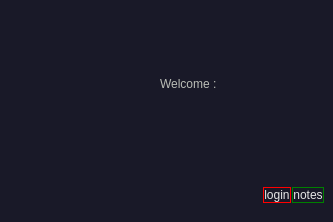
<?xml version="1.0" encoding="UTF-8"?>
<ui version="4.0">
 <class>Form</class>
 <widget class="QWidget" name="Form">
  <property name="geometry">
   <rect>
    <x>0</x>
    <y>0</y>
    <width>333</width>
    <height>222</height>
   </rect>
  </property>
  <property name="windowTitle">
   <string>Form</string>
  </property>
  <property name="styleSheet">
   <string notr="true">background-color: rgb(25, 25, 40);
border-radius:3px;</string>
  </property>
  <widget class="QWidget" name="verticalWidget" native="true">
   <property name="geometry">
    <rect>
     <x>0</x>
     <y>0</y>
     <width>333</width>
     <height>222</height>
    </rect>
   </property>
   <property name="styleSheet">
    <string notr="true">background-color: rgb(25, 25, 40);</string>
   </property>
   <layout class="QVBoxLayout" name="verticalLayout">
    <property name="spacing">
     <number>0</number>
    </property>
    <property name="leftMargin">
     <number>0</number>
    </property>
    <property name="topMargin">
     <number>0</number>
    </property>
    <property name="rightMargin">
     <number>0</number>
    </property>
    <property name="bottomMargin">
     <number>0</number>
    </property>
    <item>
     <widget class="QWidget" name="" native="true">
      <layout class="QGridLayout" name="gridLayout">
       <item row="0" column="0">
        <widget class="QSplitter" name="splitter">
         <property name="orientation">
          <enum>Qt::Horizontal</enum>
         </property>
         <property name="handleWidth">
          <number>1</number>
         </property>
         <widget class="QLabel" name="logo">
          <property name="enabled">
           <bool>false</bool>
          </property>
          <property name="minimumSize">
           <size>
            <width>100</width>
            <height>150</height>
           </size>
          </property>
          <property name="maximumSize">
           <size>
            <width>150</width>
            <height>150</height>
           </size>
          </property>
          <property name="toolTip">
           <string>&lt;html&gt;&lt;head/&gt;&lt;body&gt;&lt;p align=&quot;center&quot;&gt;&lt;br/&gt;&lt;/p&gt;&lt;/body&gt;&lt;/html&gt;</string>
          </property>
          <property name="styleSheet">
           <string notr="true">image:url(:/images/icons/note_48x48.png);
font: 55pt &quot;Ubuntu&quot;;</string>
          </property>
          <property name="lineWidth">
           <number>3</number>
          </property>
          <property name="text">
           <string>&lt;html&gt;&lt;head/&gt;&lt;body&gt;&lt;p align=&quot;center&quot;&gt;&lt;br/&gt;&lt;/p&gt;&lt;/body&gt;&lt;/html&gt;</string>
          </property>
          <property name="textFormat">
           <enum>Qt::RichText</enum>
          </property>
          <property name="alignment">
           <set>Qt::AlignHCenter|Qt::AlignTop</set>
          </property>
          <property name="wordWrap">
           <bool>false</bool>
          </property>
          <property name="margin">
           <number>-6</number>
          </property>
          <property name="indent">
           <number>3</number>
          </property>
         </widget>
         <widget class="QLabel" name="label">
          <property name="styleSheet">
           <string notr="true">font: 75 16pt &quot;Ubuntu Condensed&quot;;

color: rgb(186, 189, 182);</string>
          </property>
          <property name="text">
           <string>Welcome :</string>
          </property>
         </widget>
        </widget>
       </item>
      </layout>
     </widget>
    </item>
    <item>
     <widget class="QWidget" name="" native="true">
      <layout class="QHBoxLayout" name="horizontalLayout_3">
       <item alignment="Qt::AlignRight|Qt::AlignVCenter">
        <widget class="QFrame" name="frame">
         <property name="frameShape">
          <enum>QFrame::StyledPanel</enum>
         </property>
         <property name="frameShadow">
          <enum>QFrame::Raised</enum>
         </property>
         <layout class="QHBoxLayout" name="horizontalLayout_2">
          <property name="spacing">
           <number>0</number>
          </property>
          <property name="leftMargin">
           <number>0</number>
          </property>
          <property name="topMargin">
           <number>0</number>
          </property>
          <property name="rightMargin">
           <number>0</number>
          </property>
          <property name="bottomMargin">
           <number>0</number>
          </property>
          <item>
           <widget class="QSplitter" name="splitter_2">
            <property name="orientation">
             <enum>Qt::Horizontal</enum>
            </property>
            <property name="handleWidth">
             <number>1</number>
            </property>
            <widget class="QPushButton" name="bt_login">
             <property name="styleSheet">
              <string notr="true">color: rgb(231, 231, 231);
font: 13pt &quot;Verdana&quot;;
border: 1px solid red;
border-radius: 9px;
opacity: 100;</string>
             </property>
             <property name="text">
              <string>login</string>
             </property>
            </widget>
            <widget class="QPushButton" name="bt_shownotes">
             <property name="styleSheet">
              <string notr="true">color: rgb(231, 231, 231);
font: 13pt &quot;Verdana&quot;;
border: 1px solid green;
border-radius: 9px;
opacity: 200;</string>
             </property>
             <property name="text">
              <string>notes</string>
             </property>
            </widget>
           </widget>
          </item>
         </layout>
        </widget>
       </item>
      </layout>
     </widget>
    </item>
   </layout>
  </widget>
 </widget>
 <resources>
  <include location="takenote.qrc"/>
 </resources>
 <connections/>
</ui>
